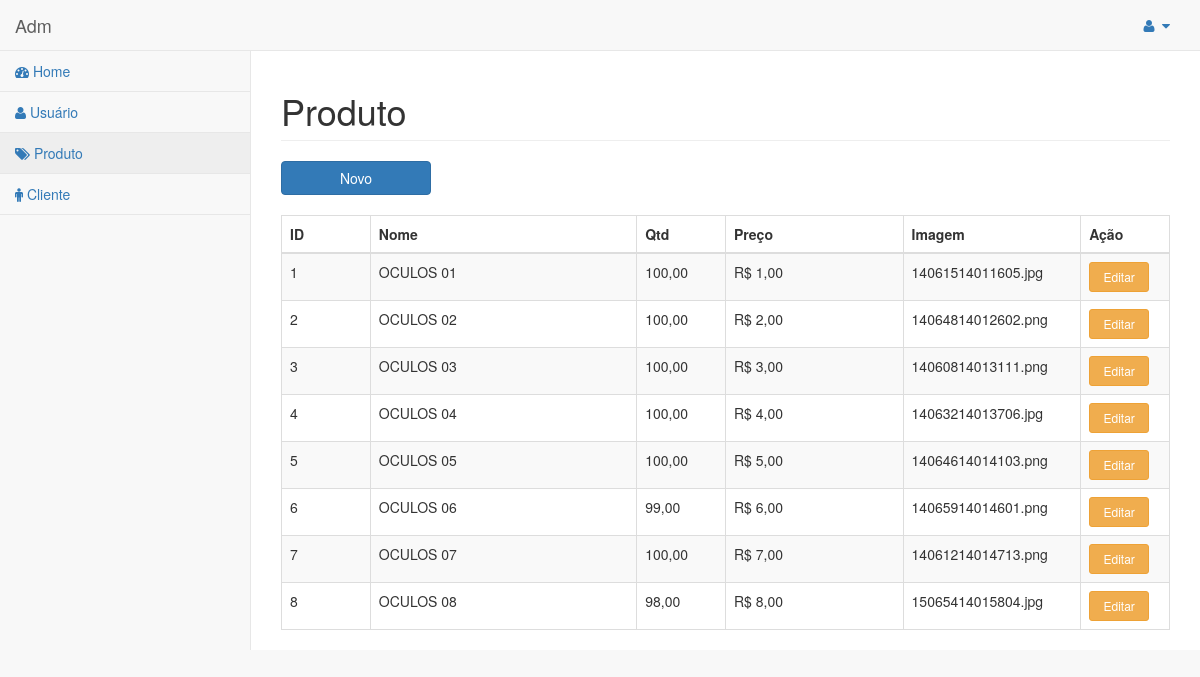
The app's page /adm/produto.php with its own data.
### tables this page shows
CREATE TABLE IF NOT EXISTS `tbproduto` (
  `id` int(11) NOT NULL AUTO_INCREMENT,
  `nome` varchar(100) DEFAULT NULL,
  `qtd` double DEFAULT NULL,
  `preco` double DEFAULT NULL,
  `detalhes` varchar(500) DEFAULT NULL,
  `imagem` varchar(100) NOT NULL,
  PRIMARY KEY (`id`)
);

### adm/produto.php (the view, shortened to what this page needs)
<?php
include_once '../conexao/conexao.php';
$sql = "select * from tbproduto";
$result = $conn->query($sql);
?>
<!DOCTYPE html>
<html lang="pt">
    <head>
        <?php include_once 'cabecalho.php'; ?>
    </head>
    <body>
        <div id="wrapper">
            <?php include_once 'menu.php'; ?>
            <div id="page-wrapper">
                <div class="row">
                    <div class="col-lg-12">
                        <h1 class="page-header">Produto</h1>
                        <a class="btn btn-primary" href="produto_cad.php" style="width: 150px;">Novo</a>
                        <br /><br />
                        <table class="table table-striped table-bordered table-hover">
                            <thead>
                                <tr>
                                    <th style="width: 10%;">ID</th>
                                    <th style="width: 30%;">Nome</th>
                                    <th style="width: 10%;">Qtd</th>
                                    <th style="width: 20%;">Preço</th>
                                    <th style="width: 20%;">Imagem</th>
                                    <th style="width: 10%;">Ação</th>
                                </tr>
                            </thead>
                            <tbody>
                                <?php
                                if ($result->num_rows > 0) {
                                    while ($row = $result->fetch_assoc()) {
                                        ?>
                                        <tr>
                                            <td><?php echo $row['id']; ?></td>
                                            <td><?php echo $row['nome']; ?></td>
                                            <td><?php echo number_format($row['qtd'], 2, ',', '.'); ?></td>
                                            <td><?php echo 'R$ ' . number_format($row['preco'], 2, ',', '.'); ?></td>
                                            <td><?php echo $row['imagem']; ?></td>
                                            <td><a href="produto_cad.php?acao=editar&id=<?php echo $row['id']; ?>" class="btn btn-warning btn-sm" style="width: 60px;">Editar</a></td>
                                        </tr>
                                        <?php
                                    }
                                }
                                ?>
                            </tbody>
                        </table>
                    </div>
                </div>
            </div>
        </div>
    </body>
</html>

### adm/cabecalho.php (shortened to what this page needs)
<link href="vendor/bootstrap/css/bootstrap.min.css" rel="stylesheet">
<link href="vendor/metisMenu/metisMenu.min.css" rel="stylesheet">
<link href="dist/css/sb-admin-2.css" rel="stylesheet">
<link href="vendor/morrisjs/morris.css" rel="stylesheet">
<link href="vendor/font-awesome/css/font-awesome.min.css" rel="stylesheet" type="text/css">

### adm/menu.php (shortened to what this page needs)
<nav class="navbar navbar-default navbar-static-top" role="navigation" style="margin-bottom: 0">
    <div class="navbar-header">
        <a class="navbar-brand" href="#">Adm</a>
    </div>
    <ul class="nav navbar-top-links navbar-right">
        <li class="dropdown">
            <a class="dropdown-toggle" data-toggle="dropdown" href="#">
                <i class="fa fa-user fa-fw"></i> <i class="fa fa-caret-down"></i>
            </a>
        </li>
    </ul>
    <div class="navbar-default sidebar" role="navigation">
        <div class="sidebar-nav navbar-collapse">
            <ul class="nav" id="side-menu">
                <li>
                    <a href="index.php"><i class="fa fa-dashboard"></i> Home</a>
                </li>
                <li>
                    <a href="usuario.php"><i class="fa fa-user"></i> Usuário</a>
                </li>
                <li>
                    <a href="produto.php"><i class="fa fa-tags"></i> Produto</a>
                </li>
                <li>
                    <a href="cliente.php"><i class="fa fa-male"></i> Cliente</a>
                </li>
            </ul>
        </div>
    </div>
</nav>

### records on screen
tbproduto: id "1", nome "OCULOS 01", qtd "100,00", preco "1,00", imagem "14061514011605.jpg"
tbproduto: id "2", nome "OCULOS 02", qtd "100,00", preco "2,00", imagem "14064814012602.png"
tbproduto: id "3", nome "OCULOS 03", qtd "100,00", preco "3,00", imagem "14060814013111.png"
tbproduto: id "4", nome "OCULOS 04", qtd "100,00", preco "4,00", imagem "14063214013706.jpg"
tbproduto: id "5", nome "OCULOS 05", qtd "100,00", preco "5,00", imagem "14064614014103.png"
tbproduto: id "6", nome "OCULOS 06", qtd "99,00", preco "6,00", imagem "14065914014601.png"
tbproduto: id "7", nome "OCULOS 07", qtd "100,00", preco "7,00", imagem "14061214014713.png"
tbproduto: id "8", nome "OCULOS 08", qtd "98,00", preco "8,00", imagem "15065414015804.jpg"
